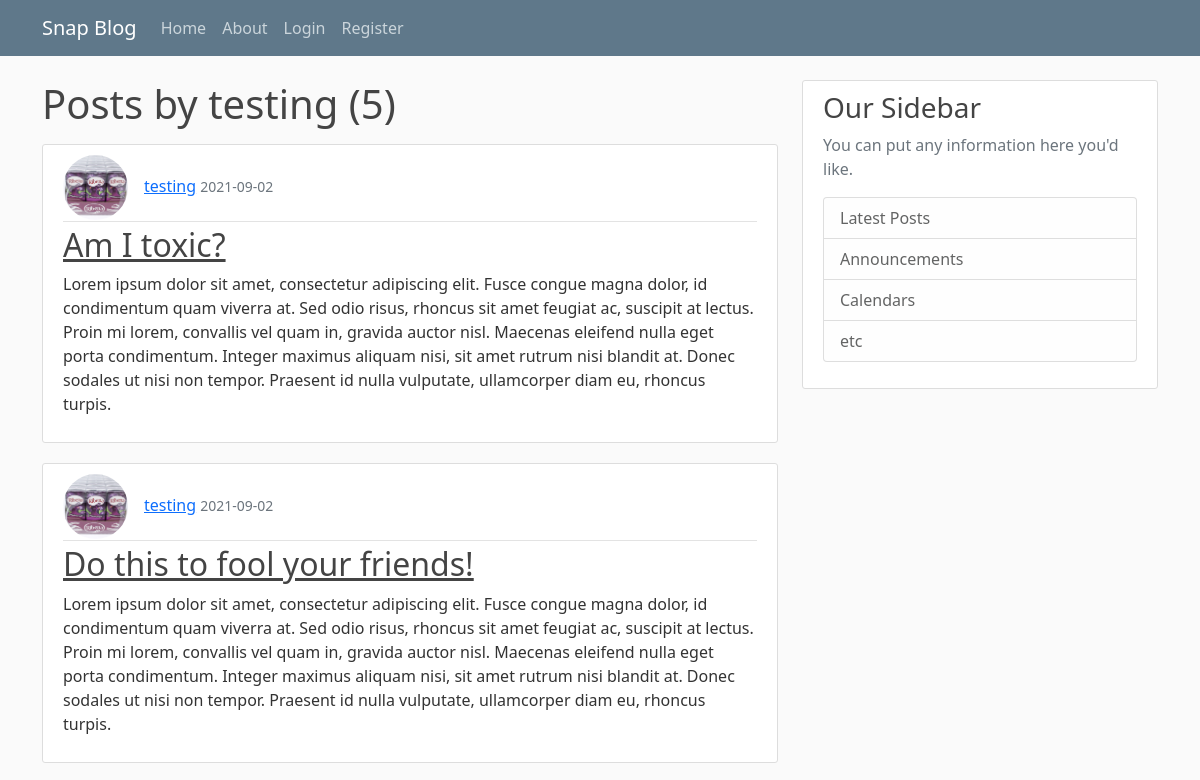
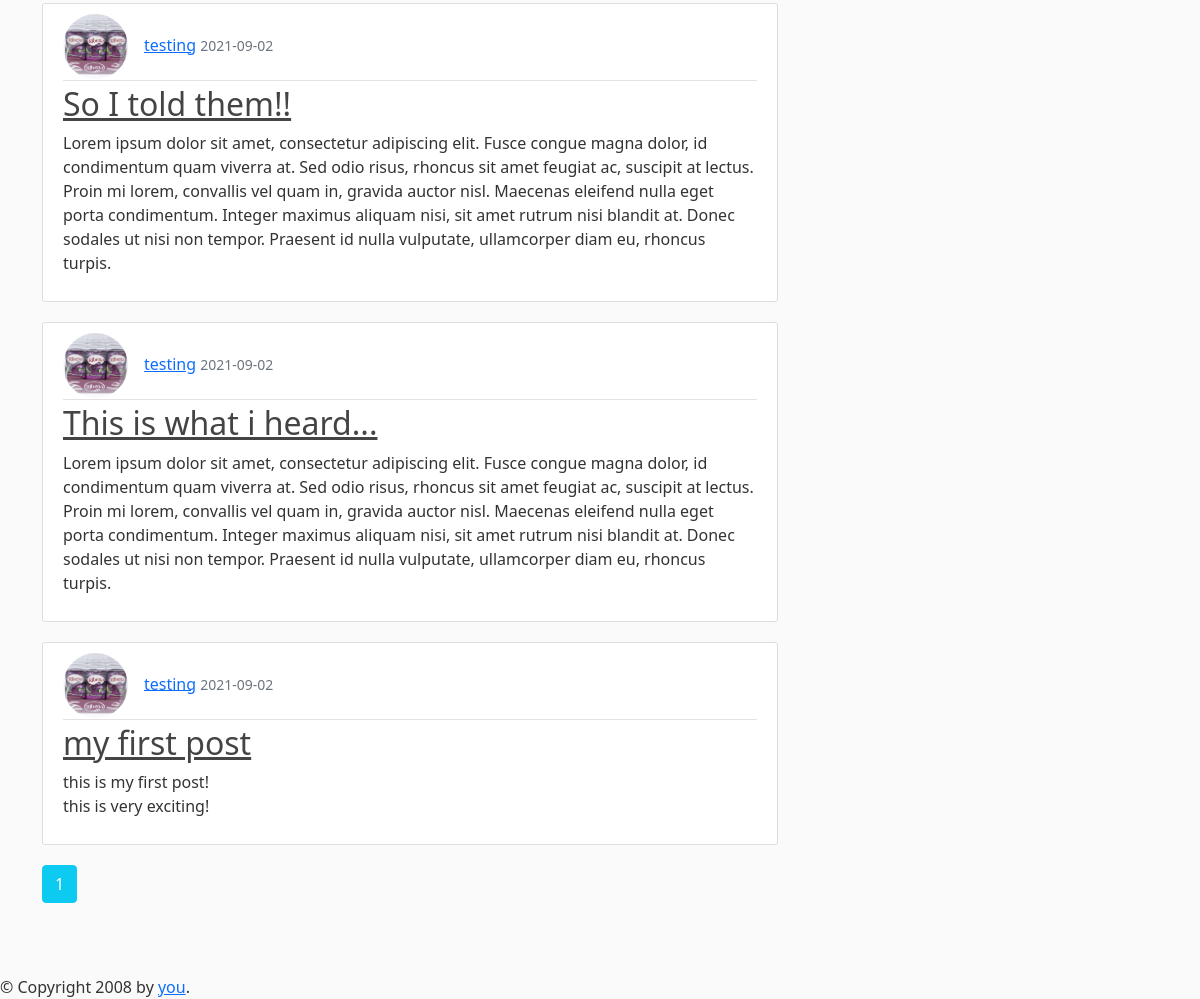
The page /user/testing on the database its author committed (2 pictures, top to bottom).
### snapApp/models.py (models this page shows, shortened)
class User(db.Model, UserMixin):
    id = db.Column(db.Integer, primary_key=True)
    username = db.Column(db.String(20), unique=True, nullable=False)
    email = db.Column(db.String(120), unique=True, nullable=False)
    image_file = db.Column(db.String(20), nullable=False, default='default.jpg')
    password = db.Column(db.String(60), nullable=False)
    posts = db.relationship('Post', backref='author', lazy=True)

class Post(db.Model):
    id = db.Column(db.Integer, primary_key=True)
    title = db.Column(db.String(100), nullable=False)
    date_posted = db.Column(db.DateTime, nullable=False, default=datetime.utcnow)
    content = db.Column(db.Text, nullable=False)
    user_id = db.Column(db.Integer, db.ForeignKey('user.id'), nullable=False)

### snapApp/users/routes.py (the view)
@users.route("/user/<string:username>")
def user_posts(username):
    page = request.args.get('page', 1, type=int)
    user = User.query.filter_by(username=username).first_or_404()
    posts = Post.query.filter_by(author=user)\
    .order_by(Post.date_posted.desc())\
    .paginate(page=page,  per_page=5)
    return render_template('user_posts.html', posts=posts, user=user)

### snapApp/templates/user_posts.html (shortened to what this page needs)
{% extends "base.html" %}
{% block content %}
  <h1 class="mb-3">Posts by {{ user.username }} ({{ posts.total }})</h1>
    {% for post in posts.items %}
        <article class="media content-section">
          <div class="media-body">
            <div class="article-metadata">
              <img class="rounded-circle article-img" src="{{ url_for('static', filename='img/' + post.author.image_file ) }}"><a class="mr-2" href="{{ url_for('users.user_posts', username=post.author.username) }}">{{ post.author.username }}</a>
              <small class="text-muted">{{ post.date_posted.strftime('%Y-%m-%d') }}</small>
            </div>
            <h2><a class="article-title" href="{{ url_for('posts.post', post_id=post.id) }}">{{ post.title }}</a></h2>
            <p class="article-content">{{ post.content }}</p>
          </div>
        </article>
    {% endfor %}
    {% for page_num in posts.iter_pages(left_edge=1, right_edge=1, left_current=1, right_current=2) %}
      {% if page_num %}
        {% if posts.page == page_num %}
          <a class="btn btn-info mb-4 text-white" href="{{ url_for('users.user_posts', username=user.username, page=page_num) }}">{{ page_num }}</a>
        {% else %}
         <a class="btn btn-outline-info mb-4" href="{{ url_for('users.user_posts', username=user.username, page=page_num) }}">{{ page_num }}</a>
        {% endif %}
      {% else %}
      ...
      {% endif %}
    {% endfor %}
{% endblock content %}

### snapApp/static/main.css (style rules this page uses)
body { background: #fafafa; color: #333333; margin-top: 5rem; }
h1, h2, h3, h4, h5, h6 { color: #444444; }
.content-section { background: #ffffff; padding: 10px 20px; border: 1px solid #dddddd; border-radius: 3px; margin-bottom: 20px; }
.article-title { color: #444444; }
.article-content { white-space: pre-line; }
.article-img { height: 65px; width: 65px; margin-right: 16px; }
.article-metadata { padding-bottom: 1px; margin-bottom: 4px; border-bottom: 1px solid #e3e3e3 }

### rows shown on the page
User: username "testing"
Post: image_file (picture), author.username "testing", date_posted "2021-09-02", title "Am I toxic?", content "Lorem ipsum dolor sit amet, consectetur adipiscing elit. Fusce congue magna dolor, id condimentum quam viverra at. Sed odio risus, rhoncus sit amet feugiat ac, suscipit at lectus. Proin mi lorem, convallis vel quam in, gravida auctor nisl. Maecenas eleifend nulla eget porta condimentum. Integer maximus aliquam nisi, sit amet rutrum nisi blandit at. Donec sodales ut nisi non tempor. Praesent id nulla vulputate, ullamcorper diam eu, rhoncus turpis."
Post: image_file (picture), author.username "testing", date_posted "2021-09-02", title "Do this to fool your friends!", content "Lorem ipsum dolor sit amet, consectetur adipiscing elit. Fusce congue magna dolor, id condimentum quam viverra at. Sed odio risus, rhoncus sit amet feugiat ac, suscipit at lectus. Proin mi lorem, convallis vel quam in, gravida auctor nisl. Maecenas eleifend nulla eget porta condimentum. Integer maximus aliquam nisi, sit amet rutrum nisi blandit at. Donec sodales ut nisi non tempor. Praesent id nulla vulputate, ullamcorper diam eu, rhoncus turpis."
Post: image_file (picture), author.username "testing", date_posted "2021-09-02", title "So I told them!!", content "Lorem ipsum dolor sit amet, consectetur adipiscing elit. Fusce congue magna dolor, id condimentum quam viverra at. Sed odio risus, rhoncus sit amet feugiat ac, suscipit at lectus. Proin mi lorem, convallis vel quam in, gravida auctor nisl. Maecenas eleifend nulla eget porta condimentum. Integer maximus aliquam nisi, sit amet rutrum nisi blandit at. Donec sodales ut nisi non tempor. Praesent id nulla vulputate, ullamcorper diam eu, rhoncus turpis."
Post: image_file (picture), author.username "testing", date_posted "2021-09-02", title "This is what i heard...", content "Lorem ipsum dolor sit amet, consectetur adipiscing elit. Fusce congue magna dolor, id condimentum quam viverra at. Sed odio risus, rhoncus sit amet feugiat ac, suscipit at lectus. Proin mi lorem, convallis vel quam in, gravida auctor nisl. Maecenas eleifend nulla eget porta condimentum. Integer maximus aliquam nisi, sit amet rutrum nisi blandit at. Donec sodales ut nisi non tempor. Praesent id nulla vulputate, ullamcorper diam eu, rhoncus turpis."
Post: image_file (picture), author.username "testing", date_posted "2021-09-02", title "my first post", content "this is my first post! this is very exciting!"

### other values the page prints
{{ posts.total }} "5"
{{ page_num }} "1"
